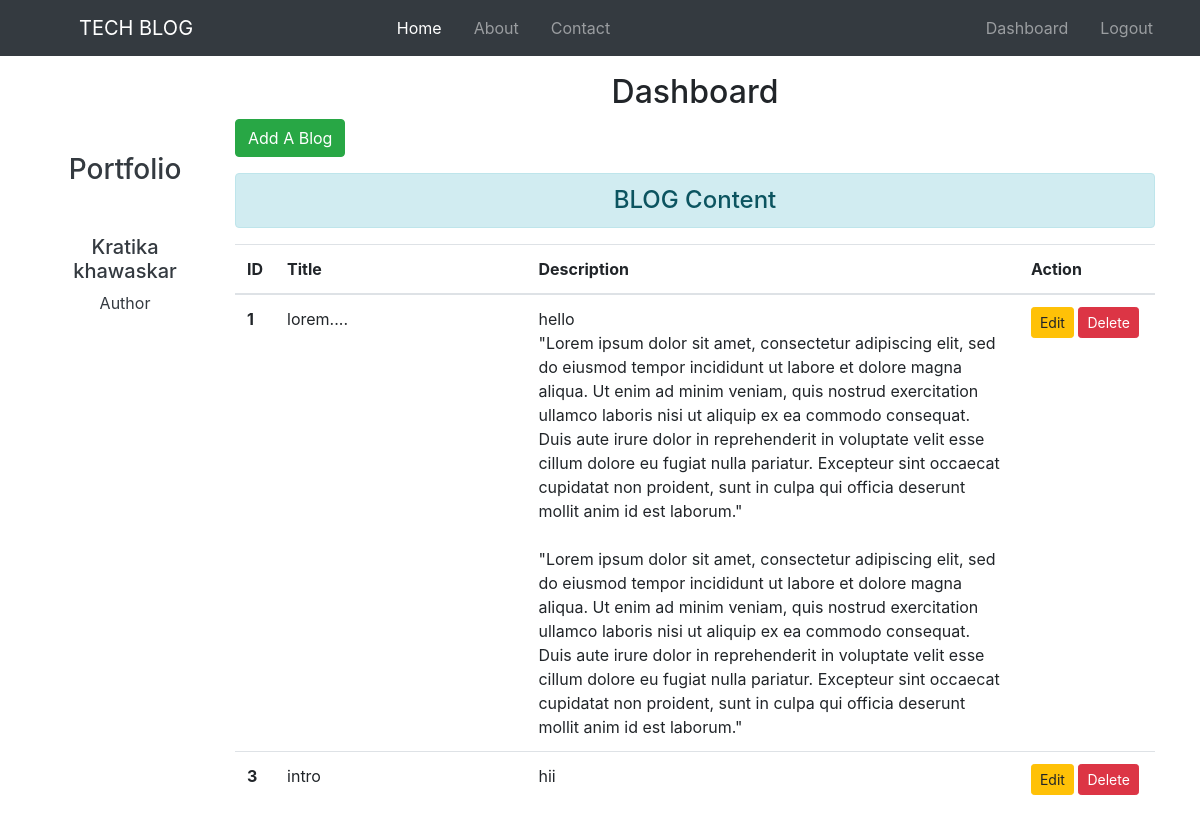
The app's page /dashboard/ (signed in) with its own data.
### blog/models.py (models this page shows, shortened)
class Blog(models.Model):
    title = models.CharField(max_length=200)
    cont = models.TextField()
    author = models.ForeignKey(Author, on_delete=models.CASCADE, related_name='blogs')

### blog/views.py (the view)
# urls.py: path('dashboard/',views.dashboard, name="dashboard"),
def dashboard(request):
    if request.user.is_authenticated:
        user = request.user
        full_name = user.get_full_name()
        gps = user.groups.all()
        blogs = Blog.objects.filter(author__user=user)
        return render(request, 'blog/dashboard.html', {'blogs': blogs, 'full_name': full_name, 'groups': gps})
    else:
        return HttpResponseRedirect('/login/')

### blog/templates/blog/dashboard.html (shortened to what this page needs)
{% extends 'blog/base.html' %}
{% load static %}
{% block side %}
<div class="col-sm-2 text-dark my-5 text-center">
    <h3 class="my-5">Portfolio</h3>
    <h5>{{ full_name }}</h5>
    {% for group in groups %}
        <p>{{ group.name }}</p>
    {% endfor %}
</div>
{% endblock side %}
{% block content %}
    <div class="col-sm-10 mt-3">
        <h2 class="text-center">Dashboard</h2>
        <a class="btn btn-success" href="{% url 'addblog' %}">Add A Blog</a>
        <h4 class="text-center alert alert-info mt-3"> BLOG Content</h4>
        {% if blogs %}
            <table class="table table-hover bg-white">
                <thead>
                    <tr class="">
                        <th scope="col" style="width:2%">ID</th>
                        <th scope="col" style="width:28%">Title</th>
                        <th scope="col" style="width:55%">Description</th>
                        <th scope="col" style="width:15%">Action</th>
                    </tr>
                </thead>
                <tbody>
                    {% for blg in blogs %}
                        <tr>
                            <th scope = "row">{{ blg.id }}</th>
                            <td>{{ blg.title }}</td>
                            <td>{{ blg.cont|linebreaksbr }}</td>
                            <td><a href="{% url 'updateblog' blg.id %}" class="btn btn-warning btn-sm">Edit</a>
                                {% if perms.blog.delete_blog %}
                                <form action='{% url "deleteblog" blg.id %}' method="post" class="d-inline"> {% csrf_token %}
                                <input type="submit" class="btn btn-danger btn-sm" value="Delete">
                               </form>
                               {% endif %}
                            </td>
                        </tr>
                    {% endfor %}
                </tbody>
            </table>
        {% else %}
        <h4 class="text-center alert alert-warning">NO Records!</h4>
        {% endif %}
{% endblock content %}

### blog/static/blog/css/style.css (style rules this page uses)
.bg-white { background-color: #FFFFFF; }

### records on screen
Blog: id "1", title "lorem....", cont "hello \"Lorem ipsum dolor sit amet, consectetur adipiscing elit, sed do eiusmod tempor incididunt ut labore et dolore magna aliqua. Ut enim ad minim veniam, quis nostrud exercitation ullamco laboris nisi ut aliquip ex ea commodo consequat. Duis aute irure dolor in reprehenderit in voluptate velit esse cillum dolore eu fugiat nulla pariatur. Excepteur sint occaecat cupidatat non proident, sunt in culpa qui officia deserunt mollit anim id est laborum.\" \"Lorem ipsum dolor sit amet, consectetur adipiscing elit, sed do eiusmod tempor incididunt ut labore et dolore magna aliqua. Ut enim ad minim veniam, quis nostrud exercitation ullamco laboris nisi ut aliquip ex ea commodo consequat. Duis aute…"
Blog: id "3", title "intro", cont "hii"

### other values on screen
{{ full_name }} "Kratika khawaskar"
{{ group.name }} "Author"
